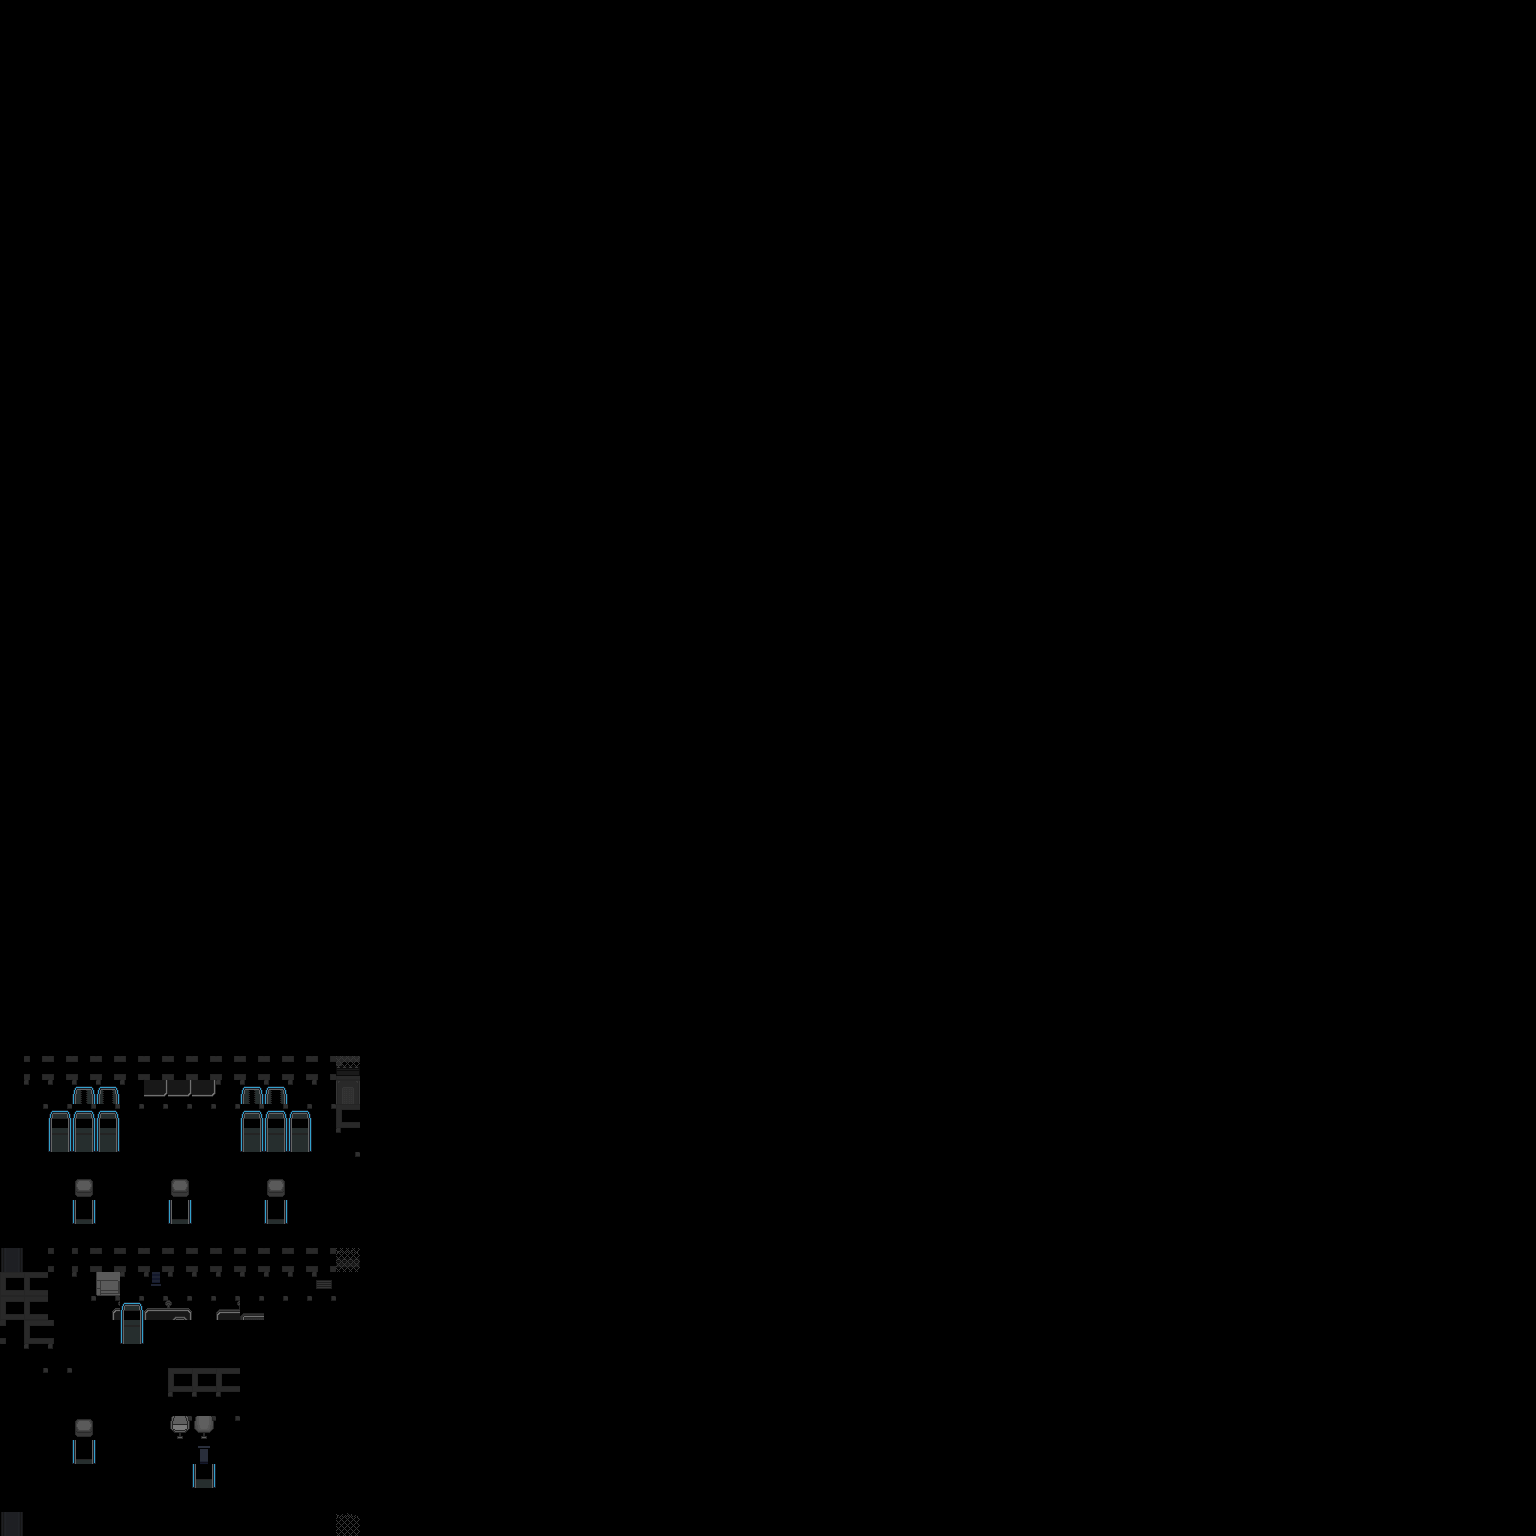

Below is a game level as drawn by its tile map, then a one-line description and the .tmx that defines it (tile-layer data replaced by summaries):
An orthogonal 64x64 tile map with 24x24 px tiles, 8 tile layers (Floors, Walls, UnderChar1, UnderChar2, ...), 3 tilesets.

<map version="1.0" tiledversion="1.1.6" orientation="orthogonal" renderorder="right-down" width="64" height="64" tilewidth="24" tileheight="24" infinite="0" nextobjectid="1">
 <tileset firstgid="1" source="Floors.tsx" />
 <tileset firstgid="241" source="Objects.tsx" />
 <tileset firstgid="1033" source="Walls.tsx" />
 <layer name="Floors" width="64" height="64">
  <data>[4096 cells, 4096 non-empty, 2 distinct tile ids]</data>
 </layer>
 <layer name="Walls" width="64" height="64">
  <data>[4096 cells, 143 non-empty, 14 distinct tile ids]</data>
 </layer>
 <layer name="UnderChar1" width="64" height="64">
  <data>[4096 cells, 43 non-empty, 20 distinct tile ids]</data>
 </layer>
 <layer name="UnderChar2" width="64" height="64">
  <data>[4096 cells, 1 non-empty, 1 distinct tile ids]</data>
 </layer>
 <layer name="OverChar1" width="64" height="64">
  <data>[4096 cells, 19 non-empty, 16 distinct tile ids]</data>
 </layer>
 <layer name="OverChar2" width="64" height="64">
  <data>[4096 cells, 0 non-empty, 0 distinct tile ids]</data>
 </layer>
 <layer name="PostFX1" width="64" height="64">
  <data>[4096 cells, 0 non-empty, 0 distinct tile ids]</data>
 </layer>
 <layer name="PostFX2" width="64" height="64">
  <data>[4096 cells, 0 non-empty, 0 distinct tile ids]</data>
 </layer>
</map>
